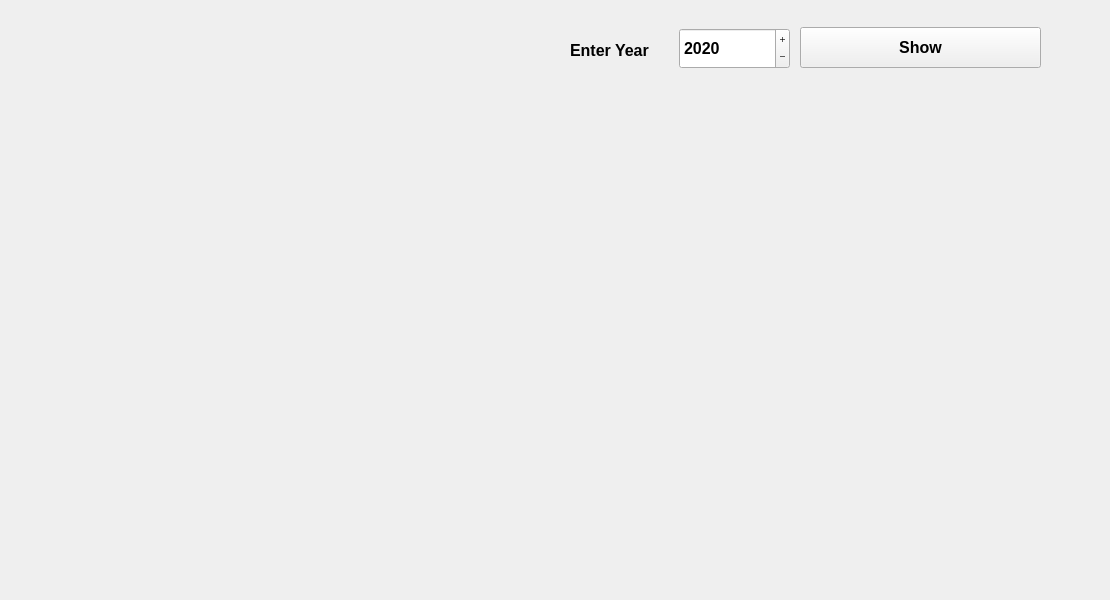
    <widget class="QWidget" name="tab_4">
     <attribute name="title">
      <string>Page</string>
     </attribute>
     <widget class="PlotWidget" name="widget" native="true">
      <property name="geometry">
       <rect>
        <x>0</x>
        <y>90</y>
        <width>1101</width>
        <height>501</height>
       </rect>
      </property>
      <property name="font">
       <font>
        <family>Arial</family>
        <pointsize>12</pointsize>
        <weight>75</weight>
        <bold>true</bold>
       </font>
      </property>
     </widget>
     <widget class="QDateEdit" name="dateEdit_4">
      <property name="geometry">
       <rect>
        <x>679</x>
        <y>28</y>
        <width>111</width>
        <height>41</height>
       </rect>
      </property>
      <property name="font">
       <font>
        <family>Arial</family>
        <pointsize>12</pointsize>
        <weight>75</weight>
        <bold>true</bold>
       </font>
      </property>
      <property name="buttonSymbols">
       <enum>QAbstractSpinBox::PlusMinus</enum>
      </property>
      <property name="dateTime">
       <datetime>
        <hour>0</hour>
        <minute>0</minute>
        <second>0</second>
        <year>2020</year>
        <month>1</month>
        <day>1</day>
       </datetime>
      </property>
      <property name="displayFormat">
       <string>yyyy</string>
      </property>
     </widget>
     <widget class="QLabel" name="label_40">
      <property name="geometry">
       <rect>
        <x>570</x>
        <y>40</y>
        <width>81</width>
        <height>20</height>
       </rect>
      </property>
      <property name="font">
       <font>
        <family>Arial</family>
        <pointsize>12</pointsize>
        <weight>75</weight>
        <bold>true</bold>
       </font>
      </property>
      <property name="text">
       <string>Enter Year</string>
      </property>
     </widget>
     <widget class="QPushButton" name="pushButton_31">
      <property name="geometry">
       <rect>
        <x>800</x>
        <y>27</y>
        <width>241</width>
        <height>41</height>
       </rect>
      </property>
      <property name="font">
       <font>
        <family>Arial</family>
        <pointsize>12</pointsize>
        <weight>75</weight>
        <bold>true</bold>
       </font>
      </property>
      <property name="text">
       <string>Show</string>
      </property>
     </widget>
    </widget>
